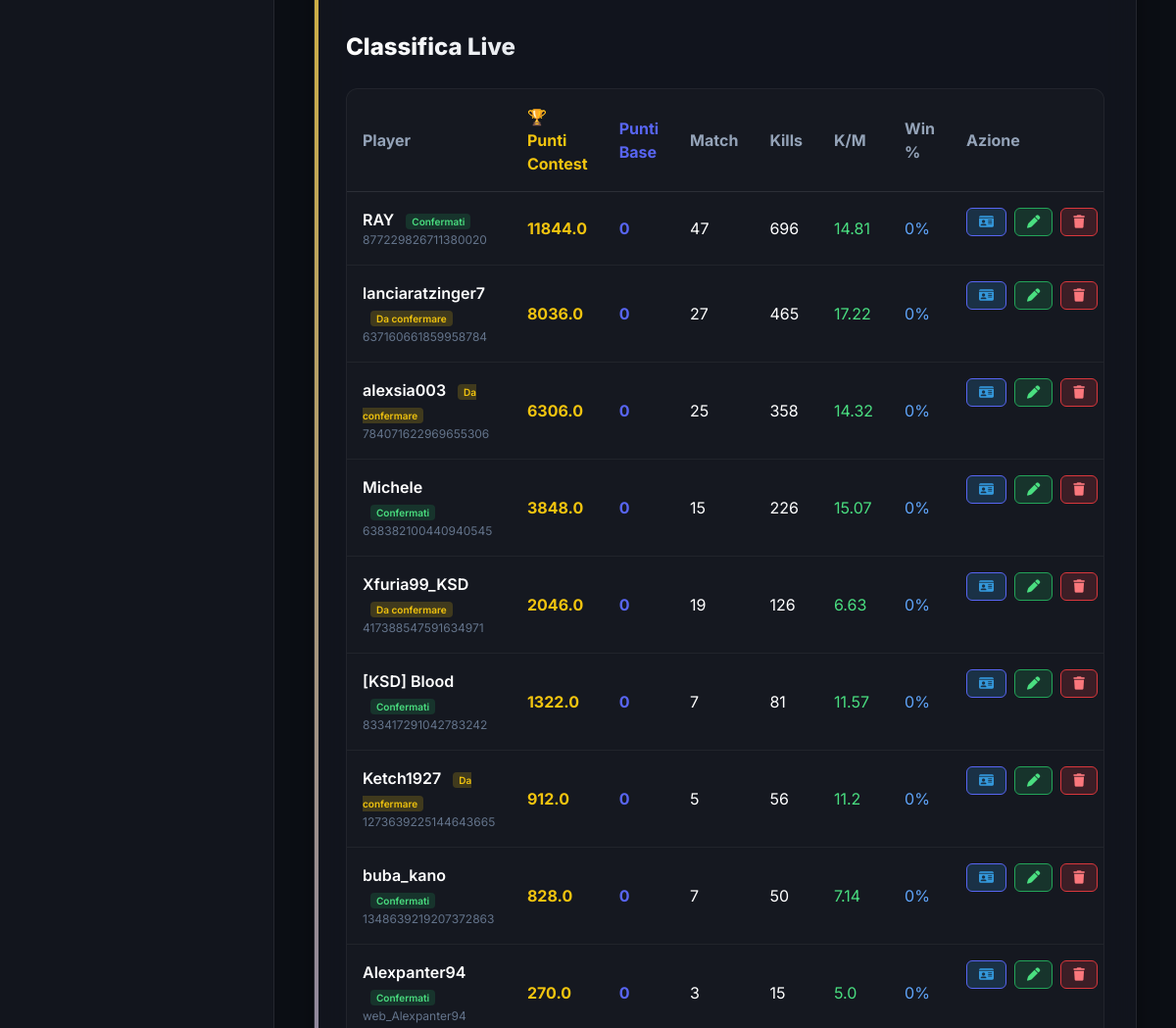
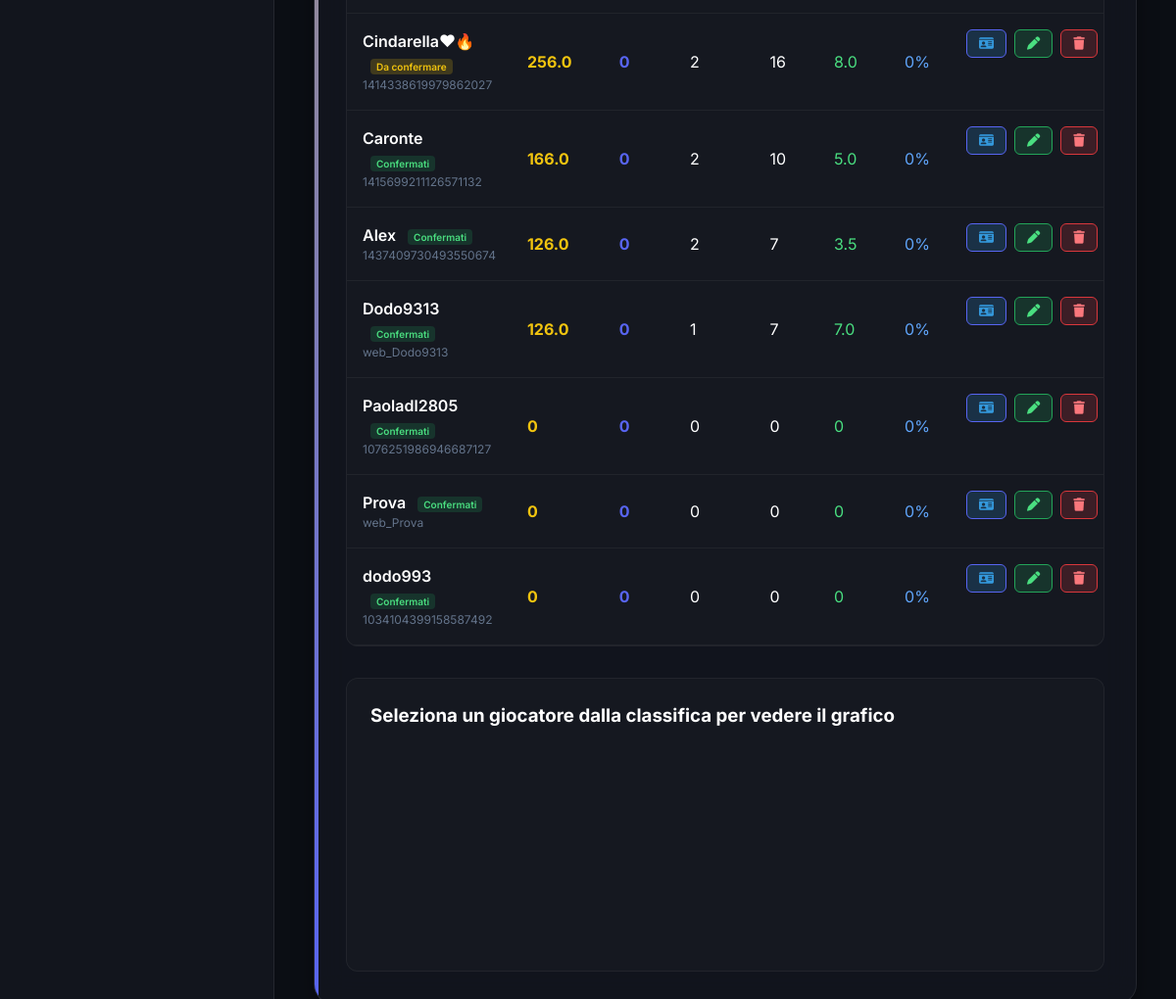
Before: / (lower part) with the older database file (2 pictures, top to bottom).
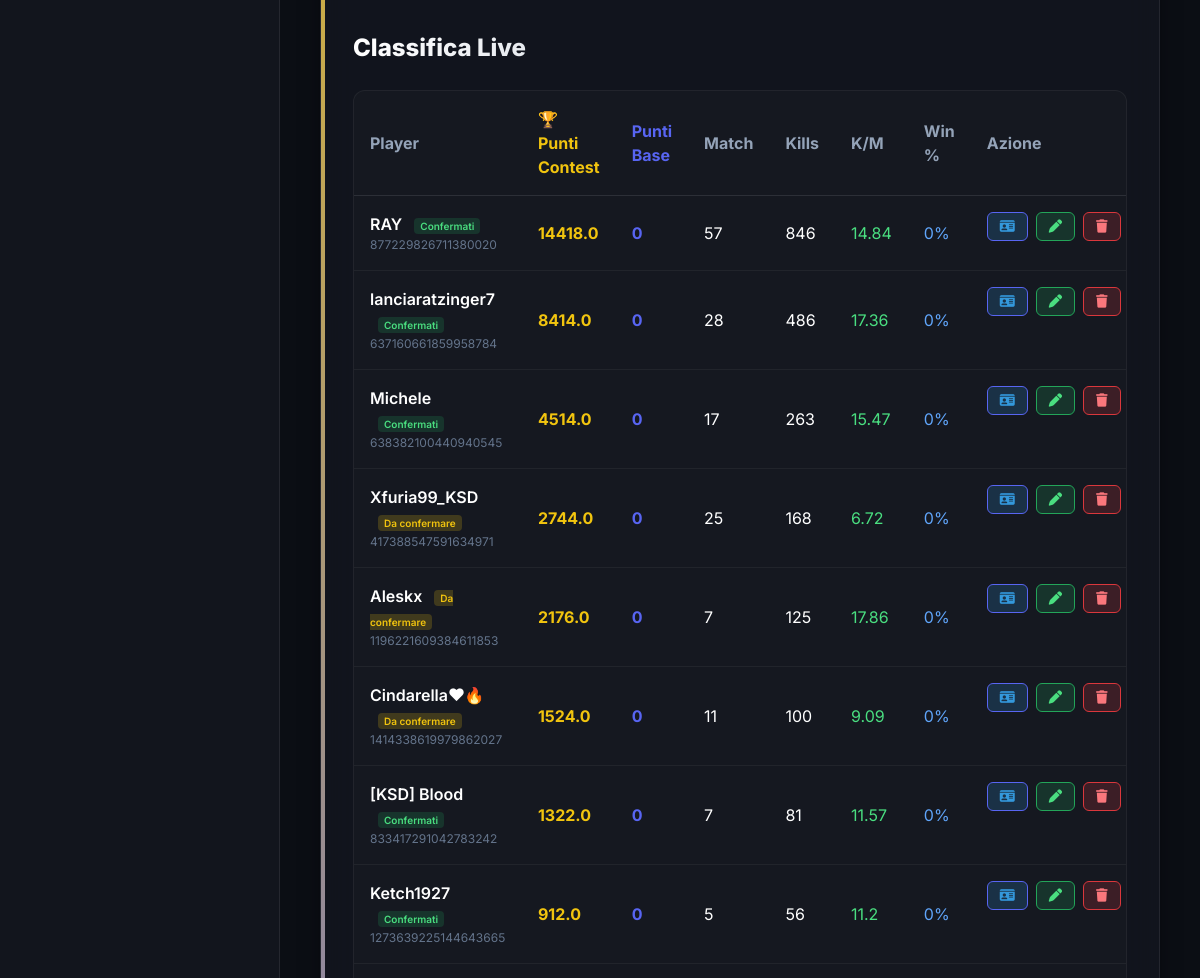
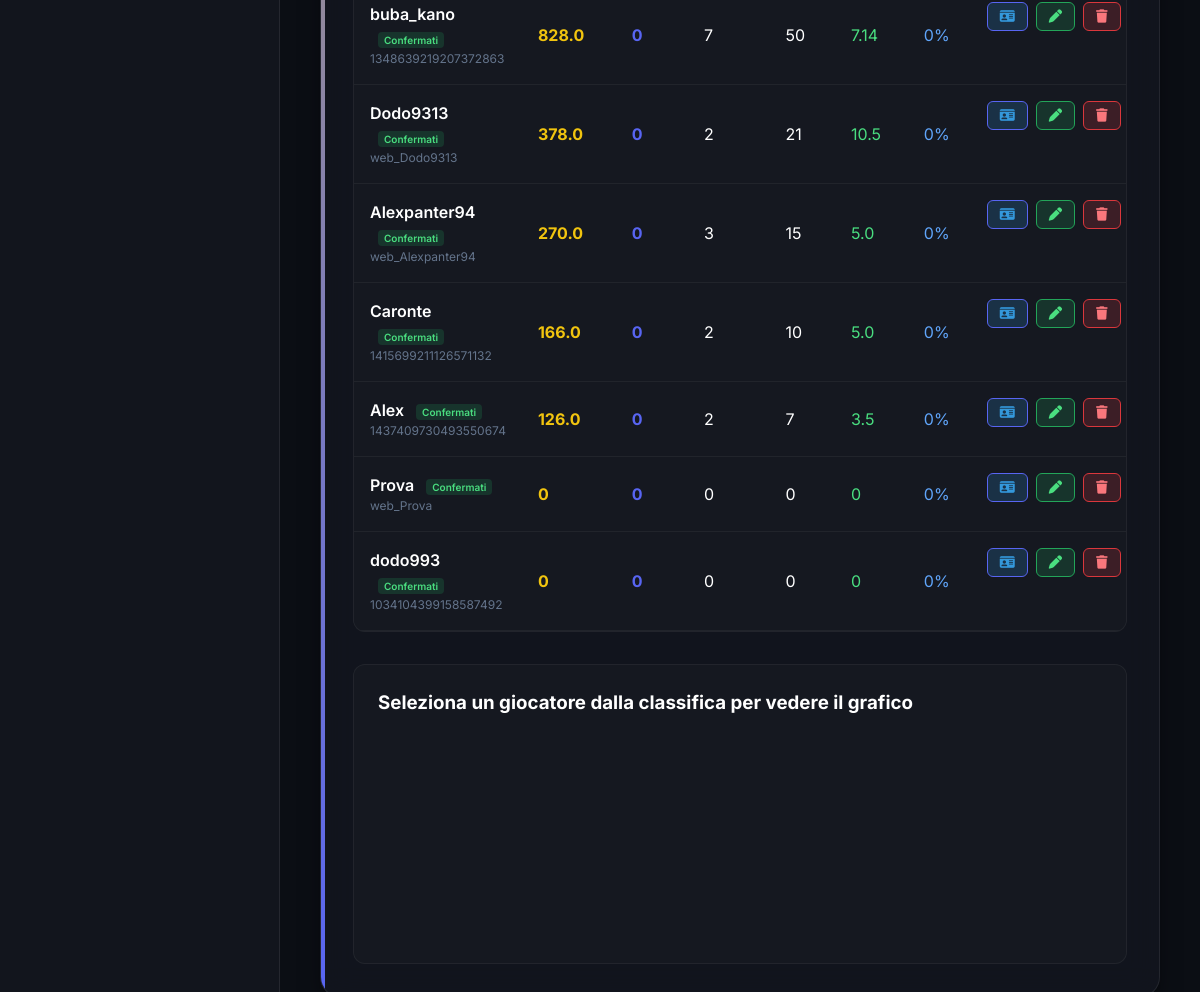
After: the same page with the newer database file (2 pictures, top to bottom).
### tables this page shows
CREATE TABLE players (
            discord_id TEXT PRIMARY KEY,
            activision_id TEXT NOT NULL,
            points INTEGER DEFAULT 0,
            matches_played INTEGER DEFAULT 0,
            total_kills INTEGER DEFAULT 0,
            total_damage INTEGER DEFAULT 0,
            wins INTEGER DEFAULT 0
        , contest_points REAL DEFAULT 0);

### web/app.py (the view)
@app.get("/", response_class=HTMLResponse)
async def read_root(request: Request, error: str = None, success: str = None):
    players = database.get_all_players()
    for p in players:
        mp = p.get('matches_played', 0)
        p['kd_ratio'] = round(p.get('total_kills', 0) / mp, 2) if mp > 0 else 0
        p['avg_damage'] = round(p.get('total_damage', 0) / mp) if mp > 0 else 0
        p['win_rate'] = f"{round((p.get('wins', 0) / mp) * 100)}%" if mp > 0 else "0%"
    bounties = database.get_active_bounties()
    return templates.TemplateResponse(request=request, name="index.html", context={"players": players, "bounties": bounties, "error": error, "success": success})

### web/templates/index.html (shortened to what the changed rows need)
<!DOCTYPE html>
<html lang="it">
<head>
  <link rel="stylesheet" href="https://cdnjs.cloudflare.com/ajax/libs/font-awesome/6.4.0/css/all.min.css">
  <link rel="stylesheet" href="/static/style.css">
</head>
<body>
  <div id="app">
    <main class="main-content">
      <div class="content-wrapper">
        <div class="contest-card">
          <div class="card-header" id="sec-classifica">
            <h1 class="card-title">Classifica Live</h1>
          </div>
          <div style="overflow-x: auto; margin-bottom: 32px; background: rgba(255,255,255,0.02); border-radius: 12px; border: 1px solid rgba(255,255,255,0.05);">
            <table style="width: 100%; border-collapse: collapse; text-align: left;">
              <thead>
                <tr style="border-bottom: 1px solid rgba(255,255,255,0.1);">
                  <th style="padding: 16px; color: var(--text-secondary);">Player</th>
                  <th style="padding: 16px; color: var(--accent-gold);">🏆 Punti Contest</th>
                  <th style="padding: 16px; color: var(--accent-blue);">Punti Base</th>
                  <th style="padding: 16px; color: var(--text-secondary);">Match</th>
                  <th style="padding: 16px; color: var(--text-secondary);">Kills</th>
                  <th style="padding: 16px; color: var(--text-secondary);">K/M</th>
                  <th style="padding: 16px; color: var(--text-secondary);">Win %</th>
                  <th style="padding: 16px; color: var(--text-secondary);">Azione</th>
                </tr>
              </thead>
              <tbody>
                {% for p in players %}
                <tr style="border-bottom: 1px solid rgba(255,255,255,0.05); transition: 0.2s; cursor: pointer;" onclick="loadPlayerChart('{{ p.discord_id }}', '{{ p.activision_id }}')">
                  <td style="padding: 16px;">
                    <div style="font-weight: 600; color: white;">
                      {{ p.activision_id }}
                      {% if p.has_pending %}
                        <span style="font-size: 10px; background: rgba(241, 196, 15, 0.2); color: var(--accent-gold); padding: 2px 6px; border-radius: 4px; margin-left: 8px;">Da confermare</span>
                      {% else %}
                        <span style="font-size: 10px; background: rgba(35, 165, 89, 0.2); color: #4ade80; padding: 2px 6px; border-radius: 4px; margin-left: 8px;">Confermati</span>
                      {% endif %}
                    </div>
                    <div style="font-size: 12px; color: var(--text-muted);">{{ p.discord_id }}</div>
                  </td>
                  <td style="padding: 16px; font-weight: bold; color: var(--accent-gold);">{{ p.contest_points or 0 }}</td>
                  <td style="padding: 16px; font-weight: bold; color: var(--accent-blue);">{{ p.points }}</td>
                  <td style="padding: 16px;">{{ p.matches_played }}</td>
                  <td style="padding: 16px;">{{ p.total_kills }}</td>
                  <td style="padding: 16px; color: #4ade80;">{{ p.kd_ratio }}</td>
                  <td style="padding: 16px; color: #60a5fa;">{{ p.win_rate }}</td>
                  <td style="padding: 16px; display: flex; gap: 8px; justify-content: flex-start;" onclick="event.stopPropagation()">
                    <button onclick="promptEditPlayerName('{{ p.discord_id }}', '{{ p.activision_id }}')" style="background: rgba(52, 152, 219, 0.2); border: 1px solid var(--accent-blue); color: #3498db; padding: 6px 12px; border-radius: 6px; cursor: pointer; transition: 0.2s;" title="Cambia Nome">
                      <i class="fa-solid fa-id-card"></i>
                    </button>
                    <button onclick="promptEditPlayer('{{ p.discord_id }}', '{{ p.activision_id }}')" style="background: rgba(35, 165, 89, 0.2); border: 1px solid var(--accent-green); color: #4ade80; padding: 6px 12px; border-radius: 6px; cursor: pointer; transition: 0.2s;">
                      <i class="fa-solid fa-pen"></i>
                    </button>
                    <button onclick="promptDeletePlayer('{{ p.discord_id }}', '{{ p.activision_id }}')" style="background: rgba(218, 55, 60, 0.2); border: 1px solid var(--accent-red); color: #FA777C; padding: 6px 12px; border-radius: 6px; cursor: pointer; transition: 0.2s;">
                      <i class="fa-solid fa-trash"></i>
                    </button>
                  </td>
                </tr>
                {% else %}
                <tr>
                  <td colspan="5" style="padding: 24px; text-align: center; color: var(--text-muted);">Nessun giocatore registrato.</td>
                </tr>
                {% endfor %}
              </tbody>
            </table>
          </div>
    </div>
  </div>
</main>
</div>
</body>
</html>

Changed rows visible on the page:
removed players: activision_id "alexsia003", shows "Da confermare", discord_id "784071622969655306", contest_points "6306.0", points "0", matches_played "25", total_kills "358", kd_ratio "14.32", win_rate "0%"
removed players: activision_id "Paoladl2805", shows "Confermati", discord_id "1076251986946687127", contest_points "0", points "0", matches_played "0", total_kills "0", kd_ratio "0", win_rate "0%"
changed players "RAY": contest_points "11844.0" → "14418.0"; matches_played "47" → "57"; total_kills "696" → "846"; kd_ratio "14.81" → "14.84"
changed players "lanciaratzinger7": contest_points "8036.0" → "8414.0"; matches_played "27" → "28"; total_kills "465" → "486"; kd_ratio "17.22" → "17.36"; text "Da confermare" → "Confermati"
changed players "Michele": contest_points "3848.0" → "4514.0"; matches_played "15" → "17"; total_kills "226" → "263"; kd_ratio "15.07" → "15.47"
changed players "Xfuria99_KSD": contest_points "2046.0" → "2744.0"; matches_played "19" → "25"; total_kills "126" → "168"; kd_ratio "6.63" → "6.72"
added players: activision_id "Aleskx", shows "Da confermare", discord_id "1196221609384611853", contest_points "2176.0", points "0", matches_played "7", total_kills "125", kd_ratio "17.86", win_rate "0%"
changed players "Cindarella❤🔥": contest_points "256.0" → "1524.0"; matches_played "2" → "11"; total_kills "16" → "100"; kd_ratio "8.0" → "9.09"; moves up the list
computed for players "Ketch1927": text "Da confermare" → "Confermati"
changed players "Dodo9313": contest_points "126.0" → "378.0"; matches_played "1" → "2"; total_kills "7" → "21"; kd_ratio "7.0" → "10.5"; moves up the list
